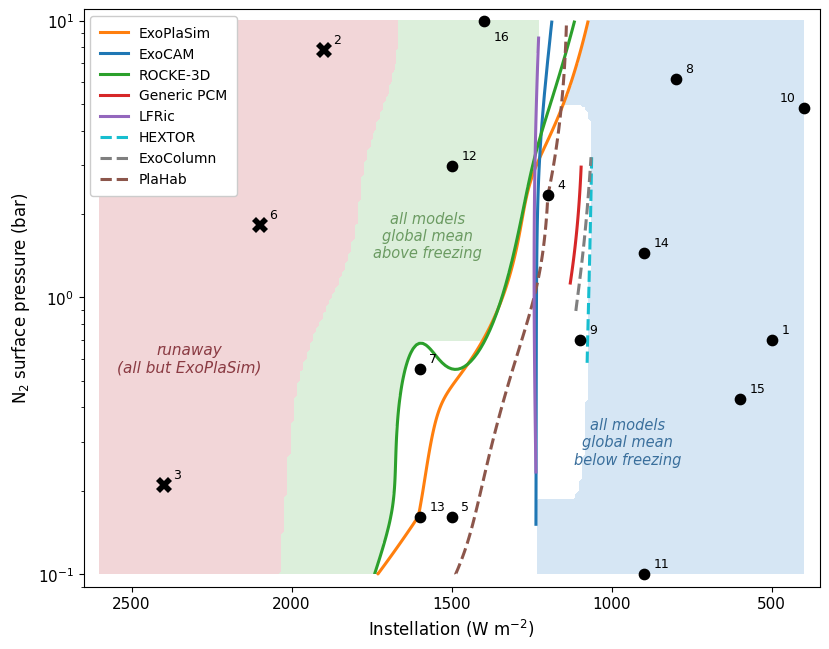

The Python source for this figure:
"""
SAMOSA summary figure: ensemble consensus on the freezing boundary.

Partitions the (instellation, surface pressure) plane into the region where every
model places a frozen surface, the region where every model places an unfrozen
surface, and the band between them where the models disagree.  Each model's own
273.16 K isotherm is drawn on top, so the width of the contested band is the
splay of the individual contours.

Consensus shading uses all eight models, but each model's influence fades with
distance from the cases it actually ran, and the four partial submissions
(Generic PCM with 7 cases, ExoColumn and HEXTOR with 8, LFRic with 11) are
silenced outside the convex hull of their own cases.  Their isotherms are clipped to that same region, so they read
as short segments rather than as curves spanning the whole domain.  The
runaway wash and the per-model agreement count use only the four models that
attempted all 16 cases (ExoPlaSim, ExoCAM, ROCKE-3D, PlaHab).
"""

import numpy as np
import matplotlib.pyplot as plt
from matplotlib.lines import Line2D
from matplotlib.patches import Patch
from matplotlib.path import Path
from scipy.spatial import ConvexHull

from pykrige.ok import OrdinaryKriging

fluxscale = 100

flux  = np.arange( 400, 2700, 100 ) / fluxscale
pn2   = np.array( [ 0.10, 0.13, 0.16, 0.21, 0.26, 0.34, 0.43, 0.55, 0.70, 0.89,
                    1.13, 1.44, 1.83, 2.34, 2.98, 3.79, 4.83, 6.16, 7.85, 10.0 ] )
flux1 = np.array( [ 500, 1900, 2400, 1200, 1500, 2100, 1600, 800, 1100, 400,
                    900, 1500, 1600, 900, 600, 1400 ] ) / fluxscale
pres1 = np.array( [ 0.70, 7.85, 0.21, 2.34, 0.16, 1.83, 0.55, 6.16, 0.70, 4.83,
                    0.10, 2.98, 0.16, 1.44, 0.43, 10.0 ] )

pcm_flux1   = np.array( [ 500, 1200,  800, 1100, 400,  900, 600 ] ) / fluxscale
pcm_pres1   = np.array( [ 0.70, 2.34, 6.16, 0.70, 4.83, 1.44, 0.43 ] )
lfric_flux1 = np.array( [ 500, 1200, 1600, 800, 1100, 400, 900, 1500, 900,  600, 1400 ] ) / fluxscale
lfric_pres1 = np.array( [ 0.70, 2.34, 0.55, 6.16, 0.70, 4.83, 0.10, 2.98, 1.44, 0.43, 10.00 ] )
hextor_flux1 = np.array( [ 500, 1200, 800, 1100, 400, 900, 900, 600 ] ) / fluxscale
hextor_pres1 = np.array( [ 0.70, 2.34, 6.16, 0.70, 4.83, 0.10, 1.44, 0.43 ] )
exocolumn_flux1 = np.array( [ 500, 1200,  800, 1100,  400,  900,  900,  600 ] ) / fluxscale
exocolumn_pres1 = np.array( [ 0.70, 2.34, 6.16, 0.70, 4.83, 0.10, 1.44, 0.43 ] )

# ── Temperature data (K) ──────────────────────────────────────────────────────
runawaytemp = 600.0

ts_plasim  = np.array( [ 176.0, 368.2, 296.6, 254.0, 265.7, 343.1, 279.7, 215.9,
                         239.9, 172.8, 211.3, 345.7, 272.9, 224.5, 186.3, 346.3 ] )
ts_exocam  = np.array( [ 196.8, runawaytemp, runawaytemp, 260.0, runawaytemp, runawaytemp,
                         runawaytemp, 243.8, 244.8, 194.1, 234.0, 350.9,
                         runawaytemp, 236.8, 211.5, 356.7 ] )
ts_rocke3d = np.array( [ 202.8284, runawaytemp, runawaytemp, 260.1185, 265.88116, runawaytemp,
                         267.7272, 245.91597, 241.83368, 207.4544, 228.07162, 313.99902,
                         271.92654, 236.30406, 210.50339, 319.25085 ] )
ts_plahab  = np.array( [ 196.3, runawaytemp, runawaytemp, 273.2, 281.4, runawaytemp,
                         293.0, 242.9, 260.8, 190.1, 181.1, 295.3, 286.1, 246.1, 207.9, 292.7 ] )
ts_pcm     = np.array( [ 210.9195445942203, 286.7294656230531, 246.76730657647218,
                         266.5987224285321, 210.69131033681012, 246.04296230476365,
                         217.2519558970929 ] )
ts_lfric   = np.array( [ 195.37, 251.48, 400.52, 231.83, 241.35, 197.81, 227.52, 333.20, 228.84, 203.64, 361.70 ] )
ts_hextor  = np.array( [ 174.01, 308.34, 220.17, 278.17, 153.52, 232.00, 241.47, 189.40 ] )
ts_exocolumn = np.array( [ 206.98, 293.26, 248.49, 269.66, 201.36, 242.60, 251.63, 216.92 ] )


ts_exocam_mask  = ts_exocam  != runawaytemp
ts_rocke3d_mask = ts_rocke3d != runawaytemp
ts_plahab_mask  = ts_plahab  != runawaytemp

T_FREEZE     = 273.16
sigma_thresh = 45.0      # K, matches fig_interpolation_temp.py

# ── Kriging onto a fine display grid ──────────────────────────────────────────
fluxf = np.linspace( 400, 2600, 221 ) / fluxscale
# The 20 protocol pressures are rounded to two decimals and so are not exactly
# log-spaced. They are merged into the display grid so that every sample point
# lands on a node: otherwise the shading at a sample point is evaluated up to
# ~1% away in pressure, and with a linear variogram and exact_values=True the
# kriged field has a cusp at data points and can move several K over that
# offset. That put Case 5 in the frozen region although PlaHab reports 281.4 K
# there, because the kriged value at the neighboring node was 272.9 K.
pn2f  = np.unique( np.concatenate( [ np.exp( np.linspace( np.log( 0.10 ), np.log( 10.0 ), 181 ) ),
                                     pn2 ] ) )

log_pn2 = np.log( pn2 )
lpn2_min, lpn2_max = log_pn2.min(), log_pn2.max()
flux_min, flux_max = flux.min(), flux.max()

def norm_pres( p ):
    return ( np.log( p ) - lpn2_min ) / ( lpn2_max - lpn2_min )

def norm_flux( f ):
    return ( f - flux_min ) / ( flux_max - flux_min )

# Kriging anisotropy, fitted per model in fit_anisotropy.py; the same values the
# fig_interpolation_temp.py panels use. A value of s means one unit of normalized
# instellation counts s times a unit of normalized log-pressure.
ANISO = { 'ExoPlaSim': 2, 'ExoCAM': 10, 'ROCKE-3D': 4, 'PlaHab': 3,
          'Generic PCM': 5, 'LFRic': 15, 'HEXTOR': 15, 'ExoColumn': 7 }

def krige( p, f, z, scaling=1.0 ):
    ok = OrdinaryKriging( norm_pres( p ), norm_flux( f ), z,
                          anisotropy_scaling=scaling,
                          variogram_model="linear", verbose=False,
                          enable_plotting=False, exact_values=True )
    return ok.execute( "grid", norm_pres( pn2f ), norm_flux( fluxf ) )

# Model style, following fig_energy_balance.py
style = { 'ExoPlaSim':   dict( color='#ff7f0e', ls='-'  ),
          'ExoCAM':      dict( color='#1f77b4', ls='-'  ),
          'ROCKE-3D':    dict( color='#2ca02c', ls='-'  ),
          'PlaHab':      dict( color='#8c564b', ls='--' ),
          'Generic PCM': dict( color='#d62728', ls='-'  ),
          'LFRic':       dict( color='#9467bd', ls='-'  ),
          'HEXTOR':      dict( color='#17becf', ls='--' ),
          'ExoColumn':   dict( color='#7f7f7f', ls='--' ) }

consensus_models = [ 'ExoPlaSim', 'ExoCAM', 'ROCKE-3D', 'PlaHab' ]

# The Generic PCM has exactly one case above 273.16 K (Case 4 at 286.7 K) and
# submitted nothing above 1200 W m^-2.  LFRic has three (Case 7 at 400.5 K,
# Case 12 at 333.2 K and Case 16 at 361.7 K) but still only 8 of the 16 cases,
# and nothing above 1600 W m^-2.  Their isotherms are therefore drawn only inside the convex hull
# of the cases each model actually ran, so that they appear as short segments
# rather than as curves spanning the whole domain.
# HEXTOR contributes 8 of the 16 cases and nothing above 1200 W m^-2, so it is
# drawn on the same footing. It is also the only 1-D model in the ensemble and the only
# one without clouds, so its isotherms are not a like-for-like comparison with
# the GCMs even inside its hull; the dashed style marks that.
# Set to False to omit them entirely.
SHOW_PARTIAL = True
partial_models = [ 'Generic PCM', 'LFRic', 'HEXTOR', 'ExoColumn' ]

ts_in = {
    'ExoPlaSim':   ( pres1,                    flux1,                    ts_plasim ),
    'ExoCAM':      ( pres1[ ts_exocam_mask  ], flux1[ ts_exocam_mask  ], ts_exocam[  ts_exocam_mask  ] ),
    'ROCKE-3D':    ( pres1[ ts_rocke3d_mask ], flux1[ ts_rocke3d_mask ], ts_rocke3d[ ts_rocke3d_mask ] ),
    'PlaHab':      ( pres1[ ts_plahab_mask  ], flux1[ ts_plahab_mask  ], ts_plahab[  ts_plahab_mask  ] ),
    'Generic PCM': ( pcm_pres1,                pcm_flux1,                ts_pcm ),
    'LFRic':       ( lfric_pres1,              lfric_flux1,              ts_lfric ),
    'HEXTOR':      ( hextor_pres1,             hextor_flux1,             ts_hextor ),
    'ExoColumn':   ( exocolumn_pres1,          exocolumn_flux1,          ts_exocolumn ),
}

Z, WELL, SIG = {}, {}, {}
for name, ( p, f, z ) in ts_in.items():
    zz, vv    = krige( p, f, z, ANISO[ name ] )
    Z[ name ] = np.asarray( zz )
    SIG[ name ]  = np.sqrt( np.asarray( vv ) )
    WELL[ name ] = SIG[ name ] < sigma_thresh


# The plane is split by the sign of the global mean surface temperature:
#
#   blue    every model places the global mean below 273.16 K
#   green   every model places it above 273.16 K
#   white   the models disagree on the sign
def sampled_region( p_pts, f_pts ):
    """Mask of the display grid lying inside the convex hull of a model's own
    sample points, taken in the same normalized coordinates used for kriging."""
    pts  = np.column_stack( [ norm_pres( p_pts ), norm_flux( f_pts ) ] )
    poly = Path( pts[ ConvexHull( pts ).vertices ] )
    PP, FF = np.meshgrid( norm_pres( pn2f ), norm_flux( fluxf ) )
    return poly.contains_points( np.column_stack( [ PP.ravel(), FF.ravel() ] ) ).reshape( PP.shape )


# The two mean-based bands use every model, including PlaHab, whose global means
# track the GCMs over 95% of the blue band and 98% of the pale band even though its
# extremes are unusable.
#
# A model's influence fades with distance from the cases it actually ran, rather
# than switching on and off at the edge of its convex hull.  A hard cutoff makes the
# band boundary jump wherever a model enters, because the Generic PCM isotherm sits
# 60-170 W m^-2 cold-ward of the others; fading keeps the boundary continuous.
# alpha = 1 within d_full of a sample point and 0 beyond d_none, and a model with
# alpha = 0 neither constrains nor blocks.  The thresholds are set so that the four
# models with full 16-case coverage keep alpha = 1 almost everywhere (ExoPlaSim's
# largest distance to its own nearest case is 0.327) while the Generic PCM and LFRic,
# which reach 0.80, fade out where they have nothing nearby.
mean_models = [ 'ExoPlaSim', 'ExoCAM', 'ROCKE-3D', 'PlaHab', 'Generic PCM', 'LFRic', 'HEXTOR', 'ExoColumn' ]
d_full, d_none = 0.30, 0.55     # normalized (log p, flux) units
# A model's margin is blended toward SLACK as its weight falls, so a fully faded
# model contributes +SLACK and never blocks, whatever its temperature, while a
# partially faded one hands over gradually. The old formulation added
# (1 - alpha) * 300 K, which had to be large enough to dominate any temperature
# margin and therefore switched off blocking as soon as alpha left 1, making the
# fade abrupt in effect however smooth it was in space.
SLACK = 5.0

_PP, _FF = np.meshgrid( norm_pres( pn2f ), norm_flux( fluxf ) )

def influence( name ):
    p, f, _ = ts_in[ name ]
    d = np.min( np.hypot( _PP[ ..., None ] - norm_pres( p ),
                          _FF[ ..., None ] - norm_flux( f ) ), axis=-1 )
    a = np.clip( ( d_none - d ) / ( d_none - d_full ), 0.0, 1.0 )
    return a * a * ( 3.0 - 2.0 * a )        # smoothstep, C1 continuous

alpha = { n: influence( n ) for n in mean_models }

# A partial model is silenced entirely outside the convex hull of its own cases,
# the same clipping already applied to its drawn isotherm. Without this the
# shading and the curves disagree: the Generic PCM, which never ran Case 16,
# extrapolates to 269.9 K at (1400 W m^-2, 10 bar) and vetoes the ice-free
# consensus there, while its isotherm is not drawn anywhere near that point, so
# Case 16 sits in the contested band with no curve to account for it. A model
# should not block a consensus where its curve is not shown.
# A model's own sample points are vertices of its hull, so a display node a
# fraction of a per cent away from one can fall outside and silence the model
# where it actually has data. Case 4 is the Generic PCM's own case and the
# nearest node sits 0.59% below it in pressure. The hull is therefore unioned
# with a small buffer around each sample point.
HULL_W = 0.12         # normalized units over which a partial model fades out

def hull_sdist( p_pts, f_pts ):
    """Signed distance to the convex hull of a model's own cases, negative
    inside. Exact on the outward side of each edge, which is all that the
    taper needs."""
    pts = np.column_stack( [ norm_pres( p_pts ), norm_flux( f_pts ) ] )
    V   = pts[ ConvexHull( pts ).vertices ]
    d   = np.full( _PP.shape, -1e9 )
    for k in range( len( V ) ):
        a, b = V[ k ], V[ ( k + 1 ) % len( V ) ]
        e = b - a
        L = np.hypot( *e )
        d = np.maximum( d, ( e[1] / L ) * ( _PP - a[0] ) - ( e[0] / L ) * ( _FF - a[1] ) )
    return d

def smoothstep( x ):
    x = np.clip( x, 0.0, 1.0 )
    return x * x * ( 3.0 - 2.0 * x )

# A hard 0/1 hull mask makes alpha discontinuous, and with it the consensus
# margins, so the band edge jumps where the hull boundary crosses it. The mask
# is therefore a taper over HULL_W rather than a step, and the margins below
# blend toward a small positive slack rather than adding a large penalty, so
# that a fading model hands over gradually to the next one.
for n in partial_models:
    p_pts, f_pts, _ = ts_in[ n ]
    alpha[ n ] = alpha[ n ] * smoothstep( ( HULL_W - hull_sdist( p_pts, f_pts ) ) / HULL_W )

# margin > 0 means the model places the global mean below freezing
def consensus_bands( names ):
    cold = [ alpha[ n ] * ( T_FREEZE - Z[ n ] ) + ( 1.0 - alpha[ n ] ) * SLACK for n in names ]
    warm = [ alpha[ n ] * ( Z[ n ] - T_FREEZE ) + ( 1.0 - alpha[ n ] ) * SLACK for n in names ]
    # At least one model must actually be constraining, or neither band is asserted
    con  = np.max( [ alpha[ n ] for n in names ], axis=0 ) > 0.5
    return ( ( np.min( cold, axis=0 ) >  0.0 ) & con,
             ( np.min( warm, axis=0 ) >= 0.0 ) & con )

band_blue, band_warm = consensus_bands( mean_models )

# The contested band is split by whether PlaHab, the only 2-D model, is needed
# to produce the disagreement. Adding a model can only shrink the two consensus
# bands, so the 3-D contested region is a strict subset of the full one and the
# difference is exactly the area PlaHab alone makes contested.
mean_models_3d = [ n for n in mean_models if n != 'PlaHab' ]
band_blue_3d, band_warm_3d = consensus_bands( mean_models_3d )

# Silencing a partial model at its hull edge can punch an interior hole in the
# contested band: just outside the Generic PCM hull near 2.6-2.8 bar it stops
# blocking the frozen consensus while ExoCAM has not yet crossed 273.16 K, so a
# pocket at 1150-1180 W m^-2 reverts to blue inside an otherwise contested
# region. Such pockets are an artifact of where a mask edge falls, not a
# consensus. At any given pressure the contested band is a single interval in
# instellation -- it is the transition between a frozen and an ice-free
# consensus -- so it is reported as the interval between its extremes at that
# pressure. binary_fill_holes does not do this: the pockets open out to the
# exterior in 2-D and so are notches rather than enclosed islands.
def close_rows( M ):
    out = M.copy()
    for j in range( M.shape[ 1 ] ):
        w = np.where( M[ :, j ] )[ 0 ]
        if len( w ):
            out[ w.min():w.max() + 1, j ] = True
    return out

contested_all = close_rows( ~( band_blue    | band_warm    ) )
contested_3d  = close_rows( ~( band_blue_3d | band_warm_3d ) )
contested_all = contested_all | contested_3d          # keep white inside grey
contested_plahab = contested_all & ~contested_3d

# The three regions must stay a partition of the plane
band_blue = band_blue & ~contested_all
band_warm = band_warm & ~contested_all
# The mean-field WELL mask is not applied to the ice-free band: ExoCAM and
# ROCKE-3D lose their hot cases to runaway, so that mask is false across most of
# the region this band occupies.  The majority-runaway wash drawn on top already
# marks where the hot end is unconstrained.


n_warm = np.array( [ ( Z[n] > T_FREEZE ) & WELL[n] for n in consensus_models ] ).sum( axis=0 )
n_well = np.array( [ WELL[n]                       for n in consensus_models ] ).sum( axis=0 )
frac_warm  = np.where( n_well > 0, n_warm / np.maximum( n_well, 1 ), np.nan )

# Runaway: fraction of the consensus models in runaway, from the kriged 0/1 indicator
run_ind = { 'ExoPlaSim': np.zeros( 16 ),
            'ExoCAM':    ( ~ts_exocam_mask  ).astype( float ),
            'ROCKE-3D':  ( ~ts_rocke3d_mask ).astype( float ),
            'PlaHab':    ( ~ts_plahab_mask  ).astype( float ) }
R = {}
for name, ind in run_ind.items():
    R[ name ] = ( np.zeros_like( Z['ExoPlaSim'] ) if ind.sum() == 0
                  else np.asarray( krige( pres1, flux1, ind )[0] ) )
frac_run = np.array( [ R[n] > 0.5 for n in consensus_models ] ).mean( axis=0 )

# ── Plot ──────────────────────────────────────────────────────────────────────
X, Y = np.meshgrid( pn2f, fluxf * fluxscale )   # X = pressure, Y = instellation

c_frozen = '#d6e6f4'    # every 3-D model: global mean below freezing
c_warm   = '#dcefdb'    # every model: global mean above freezing
c_mixed  = '#ffffff'    # the 3-D models disagree, left white
c_mixed_2d = '#e6e6e6'  # contested only once PlaHab, the 2-D model, is included
c_run    = '#f2d6d8'    # pre-blended: EPS does not support transparency
marker_edge = 'k'

fig, ax = plt.subplots( figsize=( 9.5, 7.5 ) )

# Consensus regions, then the majority-runaway subset of the unfrozen region on
# top of it, then the contested band, which is the subject of the figure.
ax.contourf( Y, X, band_blue.astype( float ),  levels=[ 0.5, 1.5 ], colors=[ c_frozen ], zorder=0 )
ax.contourf( Y, X, band_warm.astype( float ),  levels=[ 0.5, 1.5 ], colors=[ c_warm   ], zorder=0 )

# Majority-runaway region, as a soft wash rather than a contour, so that it is not
# confused with the individual model isotherms
ax.contourf( Y, X, frac_run, levels=[ 0.49, 1.01 ], colors=[ c_run ], zorder=3 )

# Grey first, then the 3-D-only contested band in white on top of it
ax.contourf( Y, X, contested_all.astype( float ),
             levels=[ 0.5, 1.5 ], colors=[ c_mixed_2d ], zorder=2 )
ax.contourf( Y, X, contested_3d.astype( float ),
             levels=[ 0.5, 1.5 ], colors=[ c_mixed ], zorder=2.2 )

drawn = consensus_models + ( partial_models if SHOW_PARTIAL else [] )
for name in drawn:
    mask = WELL[ name ]
    if name in partial_models:
        p_pts, f_pts, _ = ts_in[ name ]
        mask = mask & sampled_region( p_pts, f_pts )
    ax.contour( Y, X, np.where( mask, Z[ name ], np.nan ), levels=[ T_FREEZE ],
                colors=[ style[ name ][ 'color' ] ], linewidths=2.2,
                linestyles=style[ name ][ 'ls' ], zorder=4 )

# Case 10 sits against the right-hand edge and Case 16 against the top, so their
# labels are placed inboard rather than with the default offset.
label_offset = { 10: ( -17, 5 ), 16: ( 7, -14 ) }

# QMC sample points: filled where all consensus models are stable, open cross where
# two or more report a runaway
runaway_count = np.array( [ ( ~ts_exocam_mask ).astype( int ),
                            ( ~ts_rocke3d_mask ).astype( int ),
                            ( ~ts_plahab_mask ).astype( int ) ] ).sum( axis=0 )
for i, ( f, p ) in enumerate( zip( flux1 * fluxscale, pres1 ) ):
    if runaway_count[ i ] >= 2:
        ax.plot( f, p, marker='X', color='k', ms=11, mew=0.0, zorder=6 )
    else:
        ax.scatter( f, p, marker='o', s=55, c='k', edgecolors=marker_edge, zorder=6 )
    ax.annotate( str( i + 1 ), ( f, p ), textcoords='offset points',
                 xytext=label_offset.get( i + 1, ( 7, 5 ) ), fontsize=9, zorder=7 )

# Label positions chosen from the widest, emptiest part of each shaded region
ax.annotate( 'all models\nglobal mean\nbelow freezing', xy=( 950, 0.30 ), fontsize=10.5,
             ha='center', va='center', style='italic', color='#3a6f9c', zorder=5 )
ax.annotate( 'all models\nglobal mean\nabove freezing', xy=( 1575, 1.67 ), fontsize=10.5,
             ha='center', va='center', style='italic', color='#6b9b62', zorder=5 )
ax.annotate( 'runaway\n(all but ExoPlaSim)', xy=( 2320, 0.60 ), fontsize=11,
             ha='center', va='center', style='italic', color='#8a3a42', zorder=5 )

ax.set_yscale( 'log' )
ax.set_xlim( 2650, 350 )
ax.set_ylim( 0.09, 11 )
ax.set_xlabel( 'Instellation (W m$^{-2}$)', fontsize=12 )
ax.set_ylabel( 'N$_2$ surface pressure (bar)', fontsize=12 )
ax.tick_params( axis='both', labelsize=11 )

legend_order = [ n for n in drawn if n != 'PlaHab' ] + [ n for n in drawn if n == 'PlaHab' ]
handles  = [ Line2D( [], [], color=style[n][ 'color' ],
                     lw=2.2, ls=style[n][ 'ls' ], label=n )
             for n in legend_order ]
ax.legend( handles=handles, loc='upper left', fontsize=10, ncol=1,
           framealpha=1, borderpad=0.7, labelspacing=0.5 )

# Area fractions of the plane as drawn: flux is linear and pressure logarithmic.
# The pressure grid is no longer uniform once the protocol pressures are merged
# in, so cells are weighted by their width in log pressure.
_wp = np.gradient( np.log( pn2f ) )
_W  = np.broadcast_to( _wp, ( len( fluxf ), len( pn2f ) ) )
area = lambda M: float( np.sum( M * _W ) / np.sum( _W ) )

print( '=== fraction of the plane ===' )
for label, m in ( ( 'all models below freezing', band_blue ),
                  ( 'all models above freezing', band_warm ),
                  ( 'contested, 3-D models only', contested_3d ),
                  ( 'contested, PlaHab only',     contested_plahab ),
                  ( 'contested, total',           contested_all ) ):
    print( f'  {label:28s} {100.0 * area( m ):5.1f}%' )

suffix = "" if SHOW_PARTIAL else "_nopartial"
fig.savefig( f"fig_summary{suffix}.png", bbox_inches='tight' )
fig.savefig( f"fig_summary{suffix}.eps", bbox_inches='tight' )
